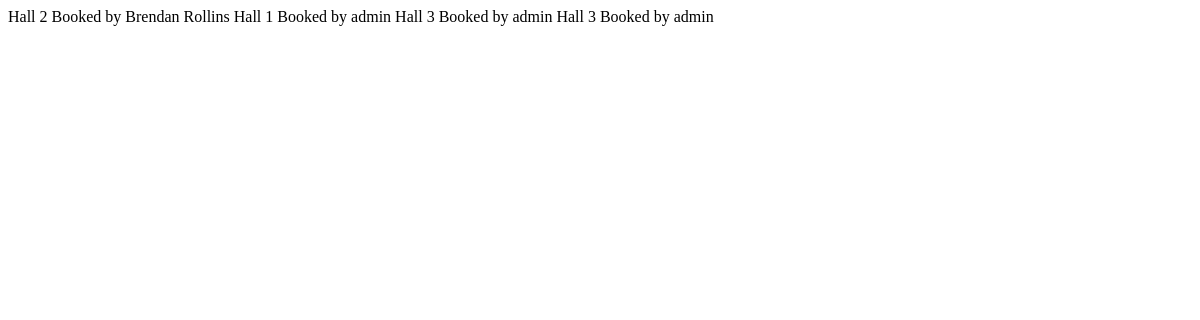
Before: /hallbookinglist with the older database file.
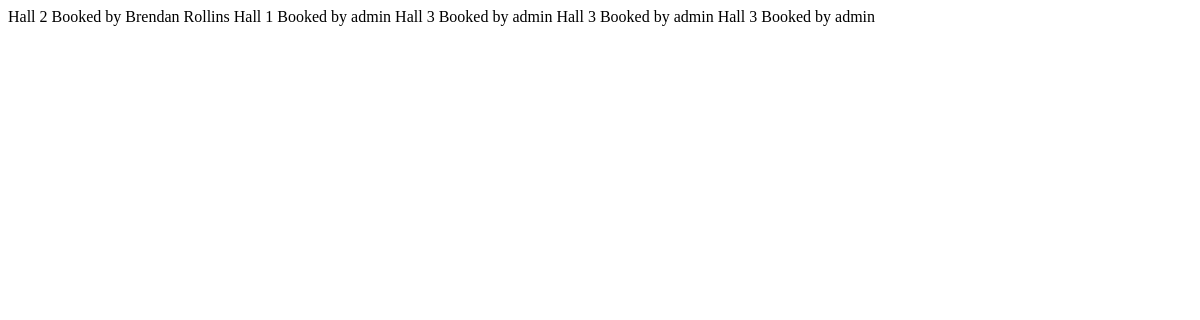
After: the same page with the newer database file.
### bongapp/models.py (models this page shows)
class HallBookings(models.Model):
    Ammenity_CHOICES = (
    ("Buffet","Buffet"),
    ("Cafeteria-Style", "Cafeteria-Style"),
    ("Pre-Set Service", "Pre-Set Service"),
    ("Cocktail-Style", "Cocktail-Style"),
    ("Cabaret", "Cabaret"),
    ("Banquet-Style", "Banquet-Style"),
    ("Dinner-Dance", "Dinner-Dance"),
    ("Exhibition", "Exhibition"),
    ("Plated", "Plated"),
    ("Meeting-Style", "Meeting-Style"),
    )
    booking_id=models.CharField(max_length=100,unique=True,blank=True,default=shortuuid.uuid)
    Hall= models.ForeignKey(Hall, on_delete=models.CASCADE)
    ammenity=models.CharField(max_length=100, choices=Ammenity_CHOICES, default="")
    customer = models.ForeignKey(User,on_delete=models.CASCADE,default=0)
    checkin=models.DateTimeField()
    checkout=models.DateTimeField()
    payment_status = models.BooleanField(default=False)
    stripe_checkout_sessionid=models.CharField(max_length=255, blank=True, null=True)
    def __str__(self):
        return f'{self.Hall} Booked by {self.customer.username}'

class Hall(models.Model):
    category_choices = (
        ("Small", "Small"),
        ("Medium", "Medium"),
        ("Grand", "Grand"),
        ("Deluxe", "Deluxe"),
    )
    number=models.IntegerField()
    category=models.CharField(max_length=100, choices=category_choices, default="")
    hallcapacity=models.CharField(max_length=100, choices=SEAT_CHOICES, default="2")
    price_per_hour = models.DecimalField(max_digits=10, decimal_places=2)
    stripe_price_id = models.CharField(max_length=255, blank=True, null=True)
    stripe_product_id=models.CharField(max_length=255,blank=True,null=True)
    def __str__(self):
     return f"Hall {self.number}"

### bongapp/views.py (the view)
# urls.py: path('hallbookinglist',views.Hallbookinglist,name='hallbookinglist'),
def Hallbookinglist(request):
    bookings = HallBookings.objects.all()  # Query all Booking objects
    return render(request, 'booking_list.html', {'bookings': bookings})

### templates/booking_list.html (shortened to what this page needs)
<!DOCTYPE html>
<html lang="en">
<head>
</head>
<body>
    {% for rooms in bookings %}
    {{rooms}}
    {% endfor %}
</body>
</html>

Changed rows visible on the page:
added HallBookings: Hall+customer "Hall 3 Booked by admin"
